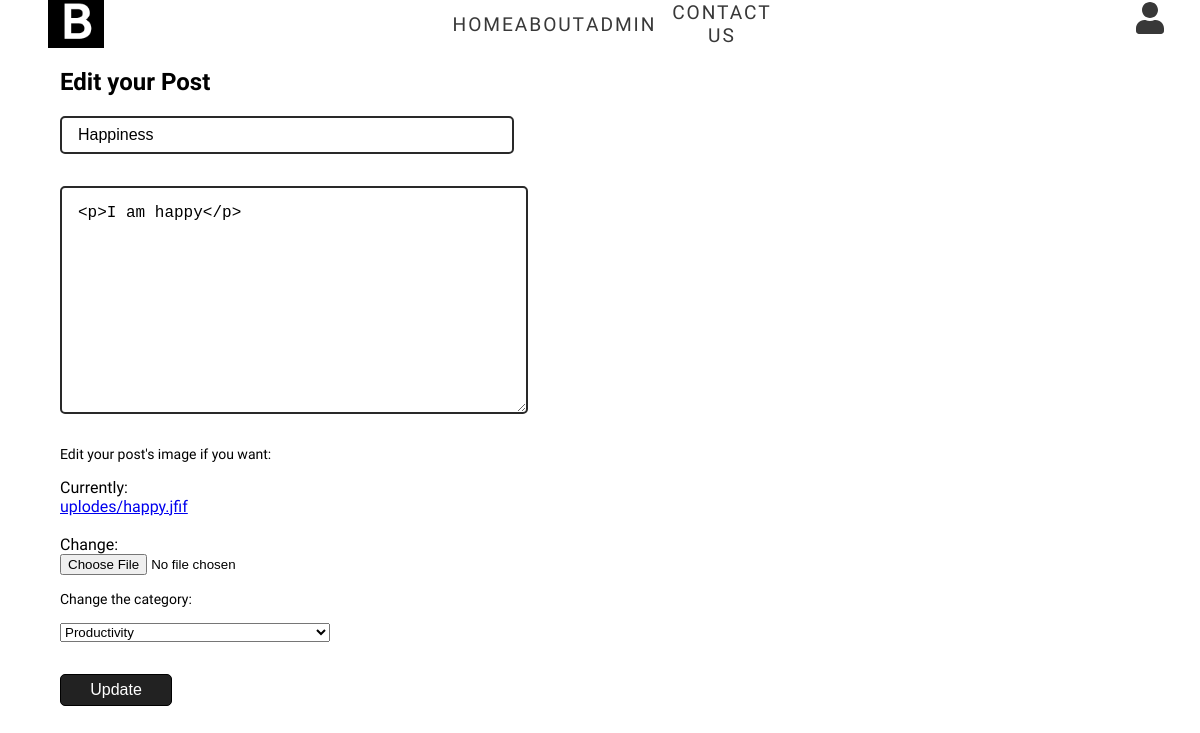
Screenshot of /update/2/ (signed in) with the database file from the repository.
### Blog/models.py (models this page shows, shortened)
class Post(models.Model):
    CATEGORY = (
			('Travel', 'Travel'),
			('Entertainment', 'Entertainment'),
            ('Technology', 'Technology'),
            ('Climate Change', 'Climate Change'),
            ('Fashion','Fashion'),
            ('Health','Health'),
            ('Productivity','Productivity'),
			)
    author = models.ForeignKey(User,
            on_delete=models.CASCADE,
            related_name='blog_posts')
    title = models.CharField(max_length=500)
    body = RichTextField(blank=True, null=True)
    date = models.DateTimeField(default = timezone.now)
    image = models.ImageField(upload_to ='uplodes',blank = False)
    category = models.CharField(max_length=200, choices=CATEGORY)
    likes = ManyToManyField(User, related_name='post_like', blank=True)

### Blog/views.py (the view)
# urls.py: path('update/<str:pk>/',views.update_post,name='update_post'),
@login_required(login_url = 'login')
def update_post(request,pk):
    post = Post.objects.get(id=pk)
    if request.user != post.author:
        return HttpResponse("<h2>access denied!</h2>")
    form = PostForm(instance=post)
    if request.method == 'POST':
        form = PostForm(request.POST, request.FILES, instance=post)
        if form.is_valid():
            form.save()
            return redirect(reverse('view_post', kwargs={'pk': pk}))
    context = {'form': form, 'item': post}
    return render(request,'Blog/update.html',context)

### Blog/forms.py
class PostForm(forms.ModelForm):
    class Meta:
        model = Post
        fields = ['title','body','image','category']

### Blog/templates/Blog/update.html (shortened to what this page needs)
{% extends "Blog/index.html" %}
{% load static %}
{% block style %}<link rel="stylesheet" href="{% static 'Blog/css/post-forms.css' %}">{% endblock %}
{% block contact %}
<div class="contant">
    <h2>Edit your Post</h2>
    <form class="new-post-form" action="" method="post" enctype="multipart/form-data">
        {{form.title}}
        {{form.body}}
        <div class="form-row">
        <small class="choose-image">Edit your post's image if you want:</small>
        {{form.image}}
        <small class="choose-category">Change the category:</small>
        {{form.category}}
        </div>
        <input class="btn" type="submit" value="Update">
    </form>
</div>
{% endblock %}

### Blog/static/Blog/css/home_index.css (style rules this page uses)
html { scroll-behavior: smooth; }
body { margin: 0; padding: 0; font-family: 'Catamaran', sans-serif; height: 100vh; }
.contant { margin: 0 auto; width: 90%; position: relative; margin-bottom: 3rem; }

### Blog/static/Blog/css/post-forms.css (style rules this page uses)
.new-post-form { display: flex; flex-direction: column; width: 50%; }
.new-post-title { width: 80%; height: 2rem; padding-left: 1rem; font-size: 16px; border: 2px solid #292929; border-radius: 5px; margin-bottom: 2rem; }
.new-post-body { width: 80%; height: 12rem; padding: 1rem; font-size: 16px; border: 2px solid #292929; border-radius: 5px; margin-bottom: 2rem; }
.form-row { width: 50%; display: flex; flex-direction: column; }
.choose-image { font-size: 14px; margin-bottom: 1rem; }
.choose-category { font-size: 14px; margin: 1rem 0; }
.btn { width: 7rem; height: 2rem; color: white; background-color: #222222; border: 1px solid black; border-radius: 5px; margin: 2rem 0; font-size: 16px; cursor: pointer; }

### rows the page displays
Post: title "Happiness", body "<p>I am happy</p>", category "Productivity"
